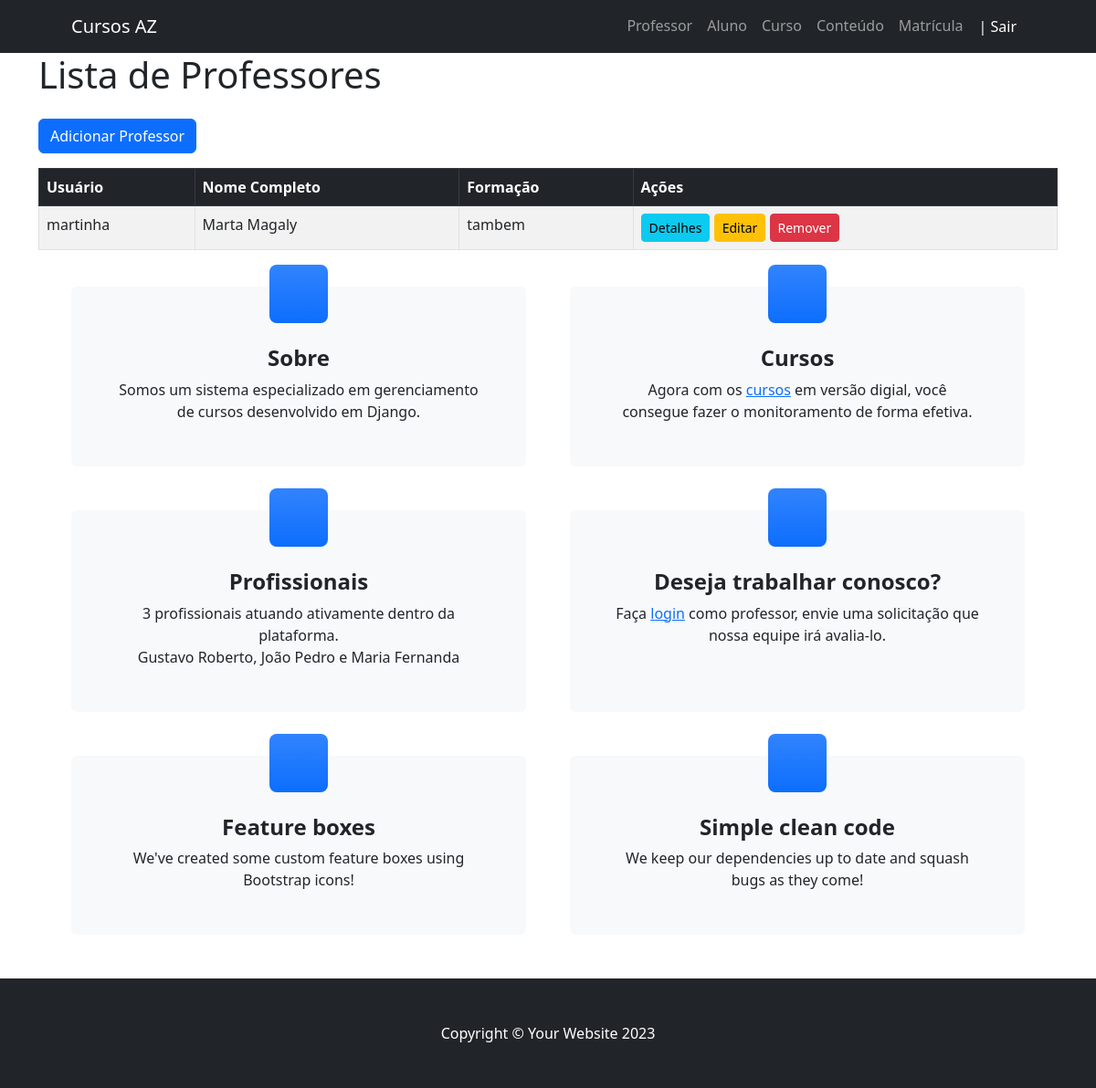
The page /professor/ (signed in) on the database its author committed.
### professor/models.py (models this page shows, shortened)
class Professor(User):
    curriculo = models.TextField()
    formacao = models.CharField(max_length=255)

### professor/views.py (the view)
# urls.py: path('professor/', views_professor.index, name="index-professor"),
@login_required
@permission_required('professor.view_professor', raise_exception=True)
def index(request):
    professores = Professor.objects.all()
    return render(request, "professor/index.html", {"professores": professores})

### templates/professor/index.html (shortened to what this page needs)
{% extends "_base.html" %}
{% block content %}
<div class="container">
    <h1 class="mb-4">Lista de Professores</h1>
    <a href="{% url 'add-professor' %}" class="btn btn-primary mb-3">Adicionar Professor</a>
    <div class="table-responsive">
        <table class="table table-striped table-bordered">
            <thead class="table-dark">
                <tr>
                    <th>Usuário</th>
                    <th>Nome Completo</th>
                    <th>Formação</th>
                    <th>Ações</th>
                </tr>
            </thead>
            <tbody>
                {% for professor in professores %}
                <tr>
                    <td>{{ professor.username }}</td>
                    <td>{{ professor.get_full_name }}</td>
                    <td>{{ professor.formacao }}</td>
                    <td>
                        <a href="{% url 'detail-professor' professor.id %}" class="btn btn-sm btn-info">Detalhes</a>
                        <a href="{% url 'edit-professor' professor.id %}" class="btn btn-sm btn-warning">Editar</a>
                        <a href="{% url 'remove-professor' professor.id %}" class="btn btn-sm btn-danger">Remover</a>
                    </td>
                </tr>
                {% empty %}
                <tr>
                    <td colspan="4" class="text-center">Nenhum professor cadastrado.</td>
                </tr>
                {% endfor %}
            </div>
    </div>
{% endblock %}

### rows shown on the page
Professor: username "martinha", get_full_name "Marta Magaly", formacao "tambem"
